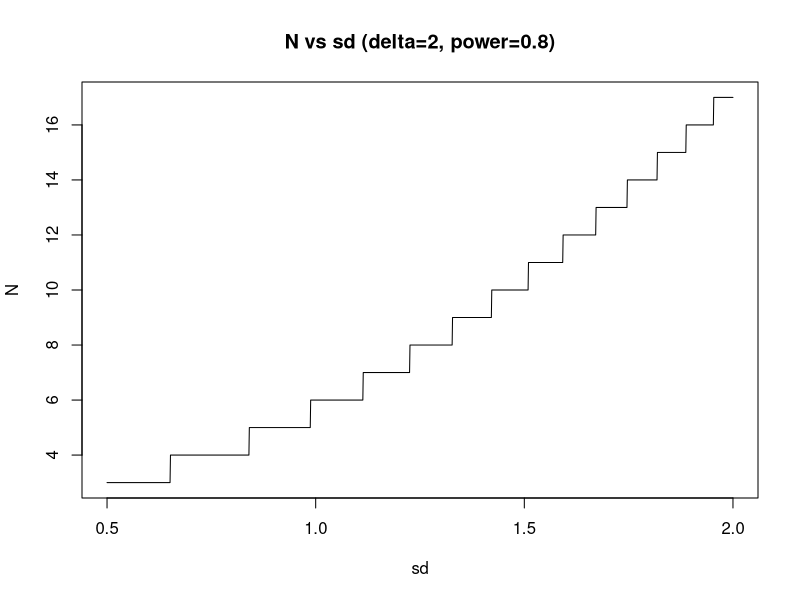
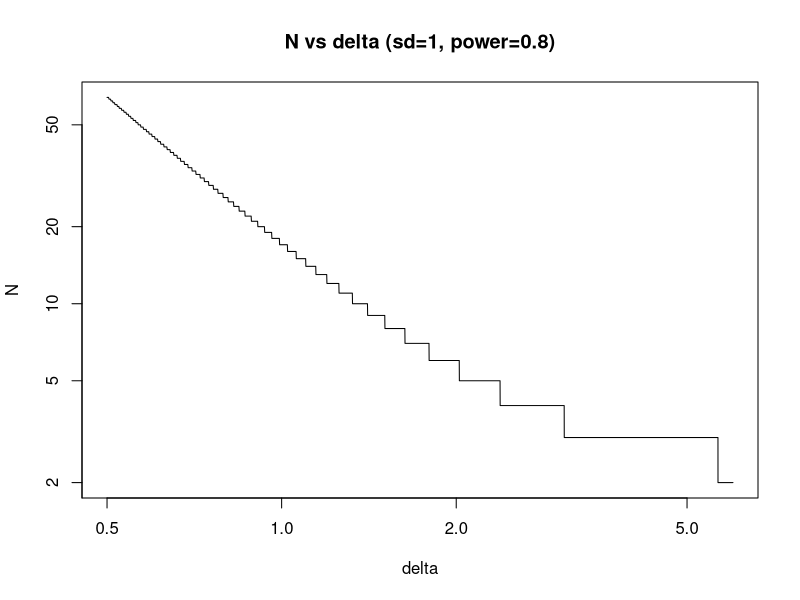

R code for these plots, in order:
## ---- chunk 1
knitr::opts_chunk$set(fig.width = 4.25,
                      fig.height = 3.5,
                      fig.retina = 3,
                      message = FALSE,
                      warning = FALSE,
                      cache = TRUE,
                      autodep = TRUE,
                      hiline = TRUE)

knitr::opts_hooks$set(fig.callout = function(options) {
  if (options$fig.callout) {
    options$echo <- FALSE
    options$out.height <- "99%"
    options$fig.width <- 16
    options$fig.height <- 8
  }
  options
})
hook_source <- knitr::knit_hooks$get('source')
knitr::knit_hooks$set(source = function(x, options) {
  if (!is.null(options$hiline) && options$hiline) {
    x <- stringr::str_replace(x, "^ ?(.+)\\s?#<<", "*\\1")
  }
  hook_source(x, options)
})
options(htmltools.dir.version = FALSE, width = 90)
as_table <- function(...) knitr::kable(..., format='html', digits = 3)
## ---- chunk 2
res <- power.t.test(delta = 0.59, sd = 0.5, sig.level = 0.05, power = 0.8)
res$n
ceiling(res$n)
## ---- chunk 3
sd <- seq(0.5, 2, by = .001)
dd <- power.t.test(delta = 2, sd = 1, sig.level = 0.05, power = 0.8)
powersd <- function(sd, delta = 1, sig.level = 0.05, power = 0.8){
  ceiling(power.t.test(delta = 2, sd = sd, sig.level = sig.level, power = power)$n)
}

ressd <- sapply(sd, powersd)
power_delta <- function(delta, sd = 1, sig.level = 0.05, power = 0.8){
  ceiling(power.t.test(delta = delta, sd = sd, sig.level = sig.level, power = power)$n)
}

delta <- seq(0.5,6, by = 0.001)
resdelta <- sapply(delta, power_delta)
plot(sd, ressd, ylab = "N", type = "l", main = "N vs sd (delta=2, power=0.8)")
plot(delta, resdelta, xlab = "delta", ylab = "N", type = "l", log = "xy", main = "N vs delta (sd=1, power=0.8)")
